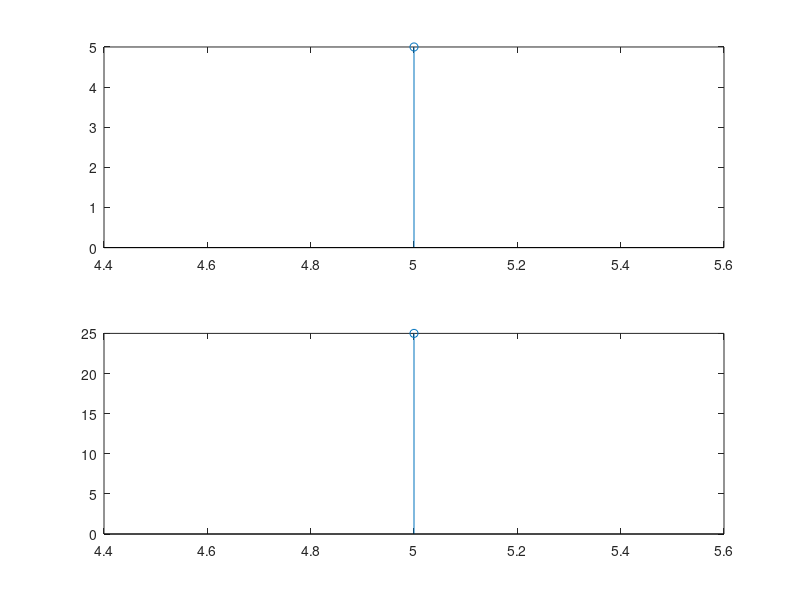

MATLAB code to generate this figure:
clc;
clear;
close all;
x=input(' Enter the sequence x =') % x must be vector
n= input(' The index of the sequence n =') % n indicates the starting and ending position of a sequence x
a=input(' The scaling factor a =') % a is a scalar
y=a.*x;
subplot(2,1,1); % or subplot(211);
stem(n,x);
subplot(2,1,2); % or subplot(212);
stem(n,y);
